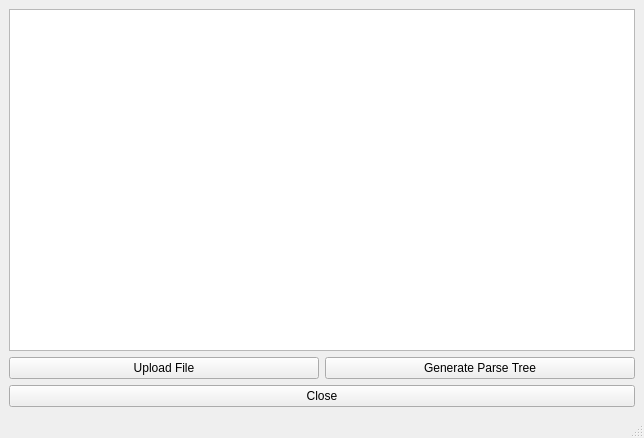
<?xml version="1.0" encoding="UTF-8"?>
<ui version="4.0">
 <class>MainWindow</class>
 <widget class="QMainWindow" name="MainWindow">
  <property name="geometry">
   <rect>
    <x>0</x>
    <y>0</y>
    <width>644</width>
    <height>438</height>
   </rect>
  </property>
  <property name="windowTitle">
   <string>MainWindow</string>
  </property>
  <widget class="QWidget" name="centralwidget">
   <layout class="QGridLayout" name="gridLayout_2">
    <item row="0" column="0">
     <widget class="QTextBrowser" name="textBrowser"/>
    </item>
    <item row="2" column="0">
     <widget class="QPushButton" name="close_pushButton">
      <property name="text">
       <string>Close</string>
      </property>
     </widget>
    </item>
    <item row="1" column="0">
     <layout class="QHBoxLayout" name="horizontalLayout">
      <property name="sizeConstraint">
       <enum>QLayout::SetDefaultConstraint</enum>
      </property>
      <item>
       <widget class="QPushButton" name="uploadFile_pushButton">
        <property name="text">
         <string>Upload File</string>
        </property>
       </widget>
      </item>
      <item>
       <widget class="QPushButton" name="generate_pushButton">
        <property name="text">
         <string>Generate Parse Tree</string>
        </property>
       </widget>
      </item>
     </layout>
    </item>
   </layout>
  </widget>
  <widget class="QMenuBar" name="menubar">
   <property name="geometry">
    <rect>
     <x>0</x>
     <y>0</y>
     <width>644</width>
     <height>22</height>
    </rect>
   </property>
  </widget>
  <widget class="QStatusBar" name="statusbar"/>
 </widget>
 <resources/>
 <connections>
  <connection>
   <sender>close_pushButton</sender>
   <signal>clicked()</signal>
   <receiver>MainWindow</receiver>
   <slot>close()</slot>
   <hints>
    <hint type="sourcelabel">
     <x>319</x>
     <y>505</y>
    </hint>
    <hint type="destinationlabel">
     <x>395</x>
     <y>518</y>
    </hint>
   </hints>
  </connection>
 </connections>
</ui>
